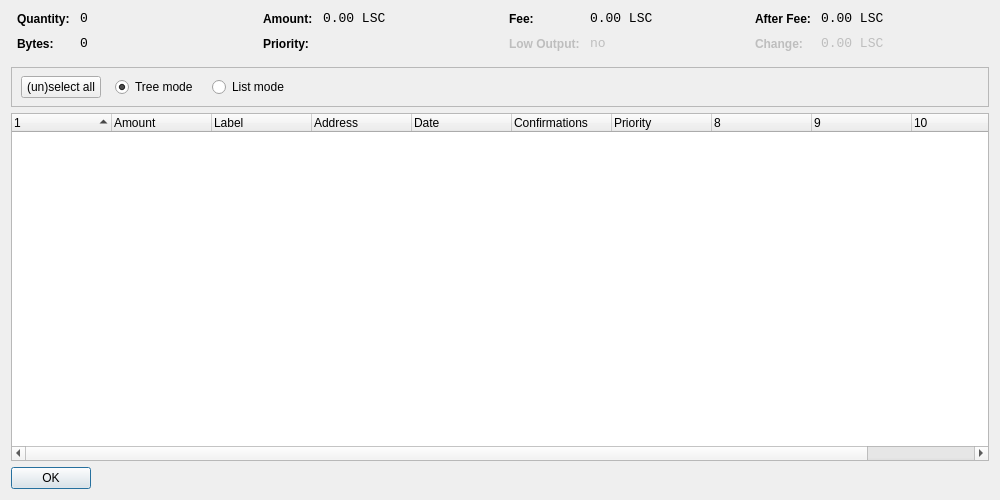
<?xml version="1.0" encoding="UTF-8"?>
<ui version="4.0">
 <class>CoinControlDialog</class>
 <widget class="QDialog" name="CoinControlDialog">
  <property name="geometry">
   <rect>
    <x>0</x>
    <y>0</y>
    <width>1000</width>
    <height>500</height>
   </rect>
  </property>
  <property name="windowTitle">
   <string>Coin Control</string>
  </property>
  <layout class="QVBoxLayout" name="verticalLayout">
   <item>
    <layout class="QHBoxLayout" name="horizontalLayoutTop" stretch="0,0,0,0">
     <property name="topMargin">
      <number>0</number>
     </property>
     <property name="bottomMargin">
      <number>10</number>
     </property>
     <item>
      <layout class="QFormLayout" name="formLayoutCoinControl1">
       <property name="horizontalSpacing">
        <number>10</number>
       </property>
       <property name="verticalSpacing">
        <number>10</number>
       </property>
       <property name="leftMargin">
        <number>6</number>
       </property>
       <property name="rightMargin">
        <number>6</number>
       </property>
       <item row="0" column="0">
        <widget class="QLabel" name="labelCoinControlQuantityText">
         <property name="styleSheet">
          <string notr="true">font-weight:bold;</string>
         </property>
         <property name="text">
          <string>Quantity:</string>
         </property>
        </widget>
       </item>
       <item row="0" column="1">
        <widget class="QLabel" name="labelCoinControlQuantity">
         <property name="font">
          <font>
           <family>Monospace</family>
           <pointsize>10</pointsize>
          </font>
         </property>
         <property name="cursor">
          <cursorShape>IBeamCursor</cursorShape>
         </property>
         <property name="contextMenuPolicy">
          <enum>Qt::ActionsContextMenu</enum>
         </property>
         <property name="text">
          <string notr="true">0</string>
         </property>
         <property name="textInteractionFlags">
          <set>Qt::LinksAccessibleByMouse|Qt::TextSelectableByKeyboard|Qt::TextSelectableByMouse</set>
         </property>
        </widget>
       </item>
       <item row="1" column="0">
        <widget class="QLabel" name="labelCoinControlBytesText">
         <property name="styleSheet">
          <string notr="true">font-weight:bold;</string>
         </property>
         <property name="text">
          <string>Bytes:</string>
         </property>
        </widget>
       </item>
       <item row="1" column="1">
        <widget class="QLabel" name="labelCoinControlBytes">
         <property name="font">
          <font>
           <family>Monospace</family>
           <pointsize>10</pointsize>
          </font>
         </property>
         <property name="cursor">
          <cursorShape>IBeamCursor</cursorShape>
         </property>
         <property name="contextMenuPolicy">
          <enum>Qt::ActionsContextMenu</enum>
         </property>
         <property name="text">
          <string notr="true">0</string>
         </property>
         <property name="textInteractionFlags">
          <set>Qt::LinksAccessibleByMouse|Qt::TextSelectableByKeyboard|Qt::TextSelectableByMouse</set>
         </property>
        </widget>
       </item>
      </layout>
     </item>
     <item>
      <layout class="QFormLayout" name="formLayoutCoinControl2">
       <property name="horizontalSpacing">
        <number>10</number>
       </property>
       <property name="verticalSpacing">
        <number>10</number>
       </property>
       <property name="leftMargin">
        <number>6</number>
       </property>
       <property name="rightMargin">
        <number>6</number>
       </property>
       <item row="0" column="0">
        <widget class="QLabel" name="labelCoinControlAmountText">
         <property name="styleSheet">
          <string notr="true">font-weight:bold;</string>
         </property>
         <property name="text">
          <string>Amount:</string>
         </property>
        </widget>
       </item>
       <item row="0" column="1">
        <widget class="QLabel" name="labelCoinControlAmount">
         <property name="font">
          <font>
           <family>Monospace</family>
           <pointsize>10</pointsize>
          </font>
         </property>
         <property name="cursor">
          <cursorShape>IBeamCursor</cursorShape>
         </property>
         <property name="contextMenuPolicy">
          <enum>Qt::ActionsContextMenu</enum>
         </property>
         <property name="text">
          <string notr="true">0.00 LSC</string>
         </property>
         <property name="textInteractionFlags">
          <set>Qt::LinksAccessibleByMouse|Qt::TextSelectableByKeyboard|Qt::TextSelectableByMouse</set>
         </property>
        </widget>
       </item>
       <item row="1" column="0">
        <widget class="QLabel" name="labelCoinControlPriorityText">
         <property name="styleSheet">
          <string notr="true">font-weight:bold;</string>
         </property>
         <property name="text">
          <string>Priority:</string>
         </property>
        </widget>
       </item>
       <item row="1" column="1">
        <widget class="QLabel" name="labelCoinControlPriority">
         <property name="font">
          <font>
           <family>Monospace</family>
           <pointsize>10</pointsize>
          </font>
         </property>
         <property name="cursor">
          <cursorShape>IBeamCursor</cursorShape>
         </property>
         <property name="contextMenuPolicy">
          <enum>Qt::ActionsContextMenu</enum>
         </property>
         <property name="text">
          <string/>
         </property>
         <property name="textInteractionFlags">
          <set>Qt::LinksAccessibleByMouse|Qt::TextSelectableByKeyboard|Qt::TextSelectableByMouse</set>
         </property>
        </widget>
       </item>
      </layout>
     </item>
     <item>
      <layout class="QFormLayout" name="formLayoutCoinControl3">
       <property name="horizontalSpacing">
        <number>10</number>
       </property>
       <property name="verticalSpacing">
        <number>10</number>
       </property>
       <property name="leftMargin">
        <number>6</number>
       </property>
       <property name="rightMargin">
        <number>6</number>
       </property>
       <item row="0" column="0">
        <widget class="QLabel" name="labelCoinControlFeeText">
         <property name="styleSheet">
          <string notr="true">font-weight:bold;</string>
         </property>
         <property name="text">
          <string>Fee:</string>
         </property>
        </widget>
       </item>
       <item row="0" column="1">
        <widget class="QLabel" name="labelCoinControlFee">
         <property name="font">
          <font>
           <family>Monospace</family>
           <pointsize>10</pointsize>
          </font>
         </property>
         <property name="cursor">
          <cursorShape>IBeamCursor</cursorShape>
         </property>
         <property name="contextMenuPolicy">
          <enum>Qt::ActionsContextMenu</enum>
         </property>
         <property name="text">
          <string notr="true">0.00 LSC</string>
         </property>
         <property name="textInteractionFlags">
          <set>Qt::LinksAccessibleByMouse|Qt::TextSelectableByKeyboard|Qt::TextSelectableByMouse</set>
         </property>
        </widget>
       </item>
       <item row="1" column="0">
        <widget class="QLabel" name="labelCoinControlLowOutputText">
         <property name="enabled">
          <bool>false</bool>
         </property>
         <property name="styleSheet">
          <string notr="true">font-weight:bold;</string>
         </property>
         <property name="text">
          <string>Low Output:</string>
         </property>
        </widget>
       </item>
       <item row="1" column="1">
        <widget class="QLabel" name="labelCoinControlLowOutput">
         <property name="enabled">
          <bool>false</bool>
         </property>
         <property name="font">
          <font>
           <family>Monospace</family>
           <pointsize>10</pointsize>
          </font>
         </property>
         <property name="cursor">
          <cursorShape>IBeamCursor</cursorShape>
         </property>
         <property name="contextMenuPolicy">
          <enum>Qt::ActionsContextMenu</enum>
         </property>
         <property name="text">
          <string notr="true">no</string>
         </property>
         <property name="textInteractionFlags">
          <set>Qt::LinksAccessibleByMouse|Qt::TextSelectableByKeyboard|Qt::TextSelectableByMouse</set>
         </property>
        </widget>
       </item>
      </layout>
     </item>
     <item>
      <layout class="QFormLayout" name="formLayoutCoinControl4">
       <property name="horizontalSpacing">
        <number>10</number>
       </property>
       <property name="verticalSpacing">
        <number>10</number>
       </property>
       <property name="leftMargin">
        <number>6</number>
       </property>
       <property name="rightMargin">
        <number>6</number>
       </property>
       <item row="0" column="0">
        <widget class="QLabel" name="labelCoinControlAfterFeeText">
         <property name="styleSheet">
          <string notr="true">font-weight:bold;</string>
         </property>
         <property name="text">
          <string>After Fee:</string>
         </property>
        </widget>
       </item>
       <item row="0" column="1">
        <widget class="QLabel" name="labelCoinControlAfterFee">
         <property name="font">
          <font>
           <family>Monospace</family>
           <pointsize>10</pointsize>
          </font>
         </property>
         <property name="cursor">
          <cursorShape>IBeamCursor</cursorShape>
         </property>
         <property name="contextMenuPolicy">
          <enum>Qt::ActionsContextMenu</enum>
         </property>
         <property name="text">
          <string notr="true">0.00 LSC</string>
         </property>
         <property name="textInteractionFlags">
          <set>Qt::LinksAccessibleByMouse|Qt::TextSelectableByKeyboard|Qt::TextSelectableByMouse</set>
         </property>
        </widget>
       </item>
       <item row="1" column="0">
        <widget class="QLabel" name="labelCoinControlChangeText">
         <property name="enabled">
          <bool>false</bool>
         </property>
         <property name="styleSheet">
          <string notr="true">font-weight:bold;</string>
         </property>
         <property name="text">
          <string>Change:</string>
         </property>
        </widget>
       </item>
       <item row="1" column="1">
        <widget class="QLabel" name="labelCoinControlChange">
         <property name="enabled">
          <bool>false</bool>
         </property>
         <property name="font">
          <font>
           <family>Monospace</family>
           <pointsize>10</pointsize>
          </font>
         </property>
         <property name="cursor">
          <cursorShape>IBeamCursor</cursorShape>
         </property>
         <property name="contextMenuPolicy">
          <enum>Qt::ActionsContextMenu</enum>
         </property>
         <property name="text">
          <string notr="true">0.00 LSC</string>
         </property>
         <property name="textInteractionFlags">
          <set>Qt::LinksAccessibleByMouse|Qt::TextSelectableByKeyboard|Qt::TextSelectableByMouse</set>
         </property>
        </widget>
       </item>
      </layout>
     </item>
    </layout>
   </item>
   <item>
    <widget class="QFrame" name="frame">
     <property name="minimumSize">
      <size>
       <width>0</width>
       <height>40</height>
      </size>
     </property>
     <property name="frameShape">
      <enum>QFrame::StyledPanel</enum>
     </property>
     <property name="frameShadow">
      <enum>QFrame::Sunken</enum>
     </property>
     <widget class="QWidget" name="horizontalLayoutWidget">
      <property name="geometry">
       <rect>
        <x>10</x>
        <y>0</y>
        <width>781</width>
        <height>41</height>
       </rect>
      </property>
      <layout class="QHBoxLayout" name="horizontalLayoutPanel" stretch="0,0,0,0,0">
       <property name="spacing">
        <number>14</number>
       </property>
       <item>
        <widget class="QPushButton" name="pushButtonSelectAll">
         <property name="sizePolicy">
          <sizepolicy hsizetype="Maximum" vsizetype="Fixed">
           <horstretch>0</horstretch>
           <verstretch>0</verstretch>
          </sizepolicy>
         </property>
         <property name="text">
          <string>(un)select all</string>
         </property>
        </widget>
       </item>
       <item>
        <widget class="QRadioButton" name="radioTreeMode">
         <property name="sizePolicy">
          <sizepolicy hsizetype="Maximum" vsizetype="Fixed">
           <horstretch>0</horstretch>
           <verstretch>0</verstretch>
          </sizepolicy>
         </property>
         <property name="text">
          <string>Tree mode</string>
         </property>
         <property name="checked">
          <bool>true</bool>
         </property>
        </widget>
       </item>
       <item>
        <widget class="QRadioButton" name="radioListMode">
         <property name="sizePolicy">
          <sizepolicy hsizetype="Maximum" vsizetype="Fixed">
           <horstretch>0</horstretch>
           <verstretch>0</verstretch>
          </sizepolicy>
         </property>
         <property name="text">
          <string>List mode</string>
         </property>
        </widget>
       </item>
       <item>
        <spacer name="horizontalSpacer">
         <property name="orientation">
          <enum>Qt::Horizontal</enum>
         </property>
         <property name="sizeHint" stdset="0">
          <size>
           <width>40</width>
           <height>20</height>
          </size>
         </property>
        </spacer>
       </item>
      </layout>
     </widget>
    </widget>
   </item>
   <item>
    <widget class="CoinControlTreeWidget" name="treeWidget">
     <property name="contextMenuPolicy">
      <enum>Qt::CustomContextMenu</enum>
     </property>
     <property name="sortingEnabled">
      <bool>false</bool>
     </property>
     <property name="columnCount">
      <number>11</number>
     </property>
     <attribute name="headerShowSortIndicator" stdset="0">
      <bool>true</bool>
     </attribute>
     <attribute name="headerStretchLastSection">
      <bool>false</bool>
     </attribute>
     <column>
      <property name="text">
       <string/>
      </property>
     </column>
     <column>
      <property name="text">
       <string>Amount</string>
      </property>
     </column>
     <column>
      <property name="text">
       <string>Label</string>
      </property>
     </column>
     <column>
      <property name="text">
       <string>Address</string>
      </property>
     </column>
     <column>
      <property name="text">
       <string>Date</string>
      </property>
     </column>
     <column>
      <property name="text">
       <string>Confirmations</string>
      </property>
      <property name="toolTip">
       <string>Confirmed</string>
      </property>
     </column>
     <column>
      <property name="text">
       <string>Priority</string>
      </property>
     </column>
     <column>
      <property name="text">
       <string/>
      </property>
     </column>
     <column>
      <property name="text">
       <string/>
      </property>
     </column>
     <column>
      <property name="text">
       <string/>
      </property>
     </column>
     <column>
      <property name="text">
       <string/>
      </property>
     </column>
    </widget>
   </item>
   <item>
    <widget class="QDialogButtonBox" name="buttonBox">
     <property name="sizePolicy">
      <sizepolicy hsizetype="Maximum" vsizetype="Fixed">
       <horstretch>0</horstretch>
       <verstretch>0</verstretch>
      </sizepolicy>
     </property>
     <property name="orientation">
      <enum>Qt::Horizontal</enum>
     </property>
     <property name="standardButtons">
      <set>QDialogButtonBox::Ok</set>
     </property>
    </widget>
   </item>
  </layout>
 </widget>
 <customwidgets>
  <customwidget>
   <class>CoinControlTreeWidget</class>
   <extends>QTreeWidget</extends>
   <header>coincontroltreewidget.h</header>
  </customwidget>
 </customwidgets>
 <resources/>
 <connections/>
</ui>
